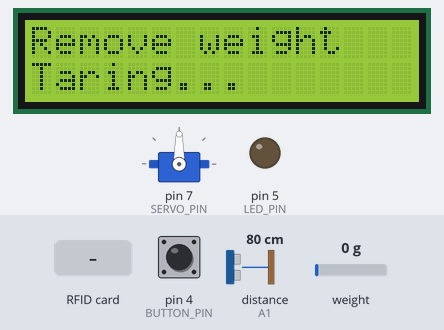
Simulated run of this sketch. Board: Arduino Uno, built with avr-gcc and run on an emulated ATmega328P. On the bench: 16×2 character LCD, servo, output pins drawn as LEDs (lit = HIGH). Wiring (inferred from the names in the program): ultrasonic range finder: trigger A0; echo A1. Inputs (shaded band) come from the test bench; at power-on: distance to the obstacle (sensor on A1) 80 cm, pin 4 (BUTTON_PIN) HIGH, weight on the scale 0 g. The echo pulse lasts 58.3 µs per cm; pins used as bus, display or sensor lines are not drawn; what the sketch prints to the serial monitor is not drawn.

Above: at 1.3 s.
At 7.5 s:
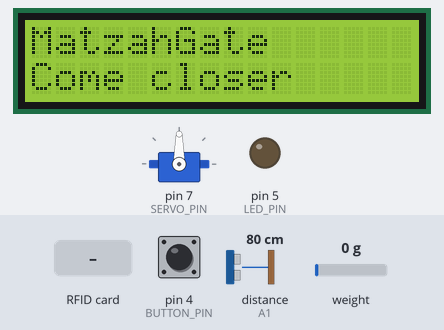
7.6 s: distance to the obstacle (sensor on A1) set to 2 cm
At 9.9 s:
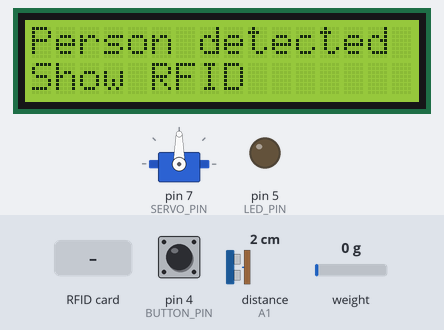
10.6 s: RFID card 5E 7A 19 C4 held to the reader
At 11.6 s:
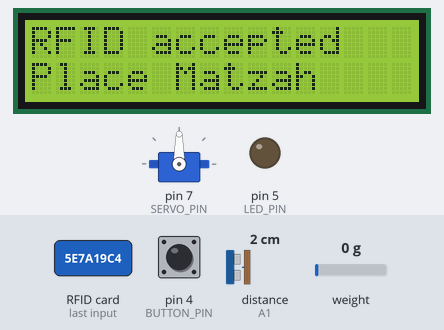
Timing chart, 0 to 13.6 s (numbered marks = the images above; inputs shaded):
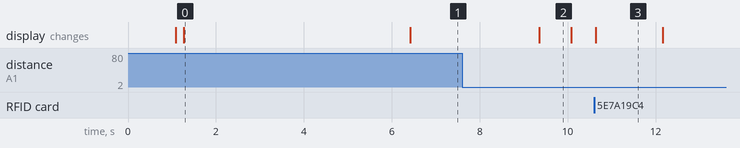

The sketch:

ARD_Group_24.ino
```cpp
#include <Wire.h>
#include <SPI.h>
#include <Servo.h>
#include "HX711.h"
#include <LiquidCrystal_I2C.h>
#include <MFRC522.h>

// ================= LCD =================
LiquidCrystal_I2C lcd(0x27, 16, 2);

// ================= RFID =================
#define RFID_SS_PIN 10
#define RFID_RST_PIN 9
MFRC522 rfid(RFID_SS_PIN, RFID_RST_PIN);

// ================= SERVO 360 =================
#define SERVO_PIN 7
Servo seaServo;

const int SERVO_STOP = 90;
const int SERVO_OPEN_DIR = 180;
const int SERVO_CLOSE_DIR = 0;

const unsigned long SERVO_MOVE_TIME_MS = 700;
const unsigned long GATE_OPEN_TIME_MS = 5000;

// ================= ULTRASONIC HC-SR04 =================
#define TRIG_PIN A0
#define ECHO_PIN A1

// ================= HX711 WEIGHT SENSOR =================
#define HX711_DT_PIN 3
#define HX711_SCK_PIN 2
HX711 scale;

float calibrationFactor = 1000.0;

// ================= LED + BUTTON =================
#define LED_PIN 5
#define BUTTON_PIN 4

// ================= SYSTEM SETTINGS =================
const float PERSON_DISTANCE_CM = 12.0;
const int REQUIRED_DETECTIONS = 4;
const float MATZAH_THRESHOLD_G = 2.0;

// ================= GENERAL FUNCTIONS =================

void showMessage(const char* line1, const char* line2) {
  lcd.clear();
  lcd.setCursor(0, 0);
  lcd.print(line1);
  lcd.setCursor(0, 1);
  lcd.print(line2);
}

float readDistanceCm() {
  digitalWrite(TRIG_PIN, LOW);
  delayMicroseconds(2);

  digitalWrite(TRIG_PIN, HIGH);
  delayMicroseconds(10);
  digitalWrite(TRIG_PIN, LOW);

  long duration = pulseIn(ECHO_PIN, HIGH, 30000);

  if (duration == 0) {
    return -1;
  }

  return duration * 0.0343 / 2.0;
}

bool personIsReallyDetected() {
  int count = 0;

  for (int i = 0; i < REQUIRED_DETECTIONS; i++) {
    float d = readDistanceCm();

    Serial.print("Distance check ");
    Serial.print(i + 1);
    Serial.print(": ");
    Serial.print(d);
    Serial.println(" cm");

    if (d > 0 && d <= PERSON_DISTANCE_CM) {
      count++;
    }

    delay(150);
  }

  return count == REQUIRED_DETECTIONS;
}

// ================= RFID FUNCTIONS =================

String getRfidUid() {
  String uidString = "";

  for (byte i = 0; i < rfid.uid.size; i++) {
    if (rfid.uid.uidByte[i] < 0x10) {
      uidString += "0";
    }

    uidString += String(rfid.uid.uidByte[i], HEX);

    if (i < rfid.uid.size - 1) {
      uidString += " ";
    }
  }

  uidString.toUpperCase();
  return uidString;
}

bool waitForRfidCard() {
  Serial.println("Waiting for RFID card...");
  showMessage("Show RFID", "Tap card now");

  unsigned long lastPrintTime = 0;

  while (true) {
    if (millis() - lastPrintTime >= 1000) {
      Serial.println("Still waiting for RFID card...");
      lastPrintTime = millis();
    }

    // אין כרטיס חדש ליד הקורא
    if (!rfid.PICC_IsNewCardPresent()) {
      delay(50);
      continue;
    }

    Serial.println("RFID card detected near reader");

    // יש כרטיס, אבל לא הצלחנו לקרוא את המספר שלו
    if (!rfid.PICC_ReadCardSerial()) {
      Serial.println("RFID read failed, try again");
      showMessage("RFID failed", "Try again");
      delay(1000);
      showMessage("Show RFID", "Tap card now");
      continue;
    }

    // קריאת UID
    String uid = getRfidUid();

    Serial.print("RFID UID: ");
    Serial.println(uid);

    // בשלב זה אנחנו מאשרים כל כרטיס
    Serial.println("RFID accepted");

    showMessage("RFID accepted", "Place Matzah");
    delay(1500);

    // סיום תקשורת עם הכרטיס הנוכחי
    rfid.PICC_HaltA();
    rfid.PCD_StopCrypto1();

    return true;
  }
}

// ================= BUTTON + WEIGHT =================

bool isButtonPressed() {
  if (digitalRead(BUTTON_PIN) == LOW) {
    delay(40);

    if (digitalRead(BUTTON_PIN) == LOW) {
      while (digitalRead(BUTTON_PIN) == LOW) {
        delay(10);
      }

      return true;
    }
  }

  return false;
}

float readWeightGrams() {
  float weight = scale.get_units(10);

  if (weight < 0) {
    weight = -weight;
  }

  return weight;
}

// ================= SERVO 360 FUNCTIONS =================

void stopServo() {
  seaServo.write(SERVO_STOP);
  delay(100);
}

void openGate360() {
  Serial.println("Servo opening direction");
  seaServo.write(SERVO_OPEN_DIR);
  delay(SERVO_MOVE_TIME_MS);
  stopServo();
}

void closeGate360() {
  Serial.println("Servo closing direction");
  seaServo.write(SERVO_CLOSE_DIR);
  delay(SERVO_MOVE_TIME_MS);
  stopServo();
}

void openAndCloseGate() {
  Serial.println("Enough Matzah for crossing");
  Serial.println("Opening sea gate");

  showMessage("Enough Matzah", "Gate opens");

  digitalWrite(LED_PIN, HIGH);

  openGate360();

  Serial.println("Gate is open");
  showMessage("Gate is open", "Pass safely");

  delay(GATE_OPEN_TIME_MS);

  Serial.println("Closing sea gate");
  showMessage("Gate closing", "Please wait");

  closeGate360();

  digitalWrite(LED_PIN, LOW);

  showMessage("Gate closed", "System reset");

  Serial.println("Gate closed");
  Serial.println("System reset");

  delay(2000);
}

void resetToStandby() {
  stopServo();
  digitalWrite(LED_PIN, LOW);

  showMessage("MatzahGate", "Come closer");

  Serial.println("Returning to standby mode");
  Serial.println("Waiting for person near the gate");
}

// ================= SETUP =================

void setup() {
  Serial.begin(9600);
  delay(1000);

  pinMode(LED_PIN, OUTPUT);
  pinMode(BUTTON_PIN, INPUT_PULLUP);
  digitalWrite(LED_PIN, LOW);

  pinMode(TRIG_PIN, OUTPUT);
  pinMode(ECHO_PIN, INPUT);

  lcd.init();
  lcd.backlight();

  showMessage("MatzahGate", "Starting...");
  Serial.println("System starting...");

  seaServo.attach(SERVO_PIN);
  stopServo();
  Serial.println("Servo 360 initialized on D7 and stopped");

  SPI.begin();
  rfid.PCD_Init();
  Serial.println("RFID initialized");

  scale.begin(HX711_DT_PIN, HX711_SCK_PIN);
  scale.set_scale(calibrationFactor);

  showMessage("Remove weight", "Taring...");
  Serial.println("Initializing HX711");
  Serial.println("Remove all weight from scale");
  delay(3000);

  if (!scale.is_ready()) {
    showMessage("HX711 Error", "Check wiring");
    Serial.println("HX711 is NOT ready - check wiring");

    while (true) {
      delay(100);
    }
  }

  scale.tare();

  Serial.println("HX711 initialized");
  Serial.println("Tare complete");

  delay(1000);

  resetToStandby();
}

// ================= LOOP =================

void loop() {
  showMessage("MatzahGate", "Come closer");

  Serial.println("Standby: checking distance...");

  if (!personIsReallyDetected()) {
    delay(500);
    return;
  }

  Serial.println("Person detected near gate");

  showMessage("Person detected", "Show RFID");
  delay(700);

  // כאן מתבצע שלב העברת הכרטיס
  bool rfidOk = waitForRfidCard();

  if (!rfidOk) {
    Serial.println("RFID was not accepted");
    showMessage("RFID Error", "Try again");
    delay(1500);
    resetToStandby();
    return;
  }

  // אחרי שהכרטיס עבר בהצלחה — ממשיכים למשקל
  showMessage("Place Matzah", "Press button");
  Serial.println("Waiting for button press to measure weight");

  while (true) {
    if (isButtonPressed()) {
      Serial.println("Button pressed");
      Serial.println("Measuring weight...");

      float weightGrams = readWeightGrams();

      Serial.print("Weight measured: ");
      Serial.print(weightGrams, 1);
      Serial.println(" g");

      lcd.clear();
      lcd.setCursor(0, 0);
      lcd.print("Weight:");
      lcd.print(weightGrams, 1);
      lcd.print("g");

      delay(1200);

      if (weightGrams > MATZAH_THRESHOLD_G) {
        Serial.println("Weight is above threshold");
        Serial.println("Enough Matzah");

        openAndCloseGate();
        resetToStandby();

        break;
      } else {
        Serial.println("Weight is not enough");
        Serial.println("Add Matzah and press button again");

        showMessage("Add Matzah", "Press again");
        delay(1200);

        showMessage("Place Matzah", "Press button");
      }
    }

    delay(50);
  }

  delay(500);
}
```

Measured:
- after the input at 7.6 s, the display: changes after 1.8 s (image 2)
- after the input at 10.6 s, the display: changes at once (image 3)
- what the display in image 0 shows lasts 5.1 s, from 1.3 s to 6.4 s
- what the display in image 2 shows lasts 0.7 s, from 9.4 s to 10.1 s
- what the display in image 3 shows lasts 1.6 s, from 10.6 s to 12.2 s
